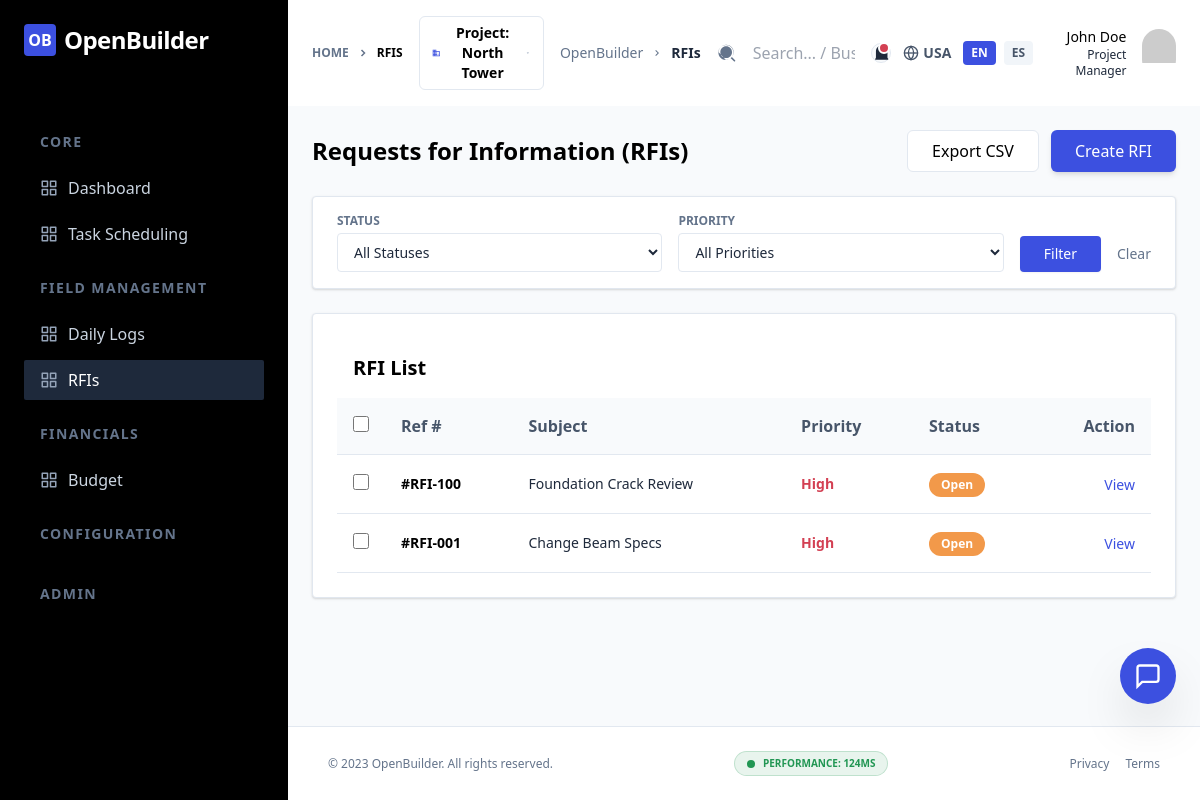
The app's page /?page=rfis&lang=en (signed in) with its own data.
### tables this page shows
CREATE TABLE rfis (
            id INTEGER PRIMARY KEY AUTOINCREMENT,
            ref_number TEXT NOT NULL,
            subject TEXT NOT NULL,
            status TEXT NOT NULL DEFAULT 'Open',
            priority TEXT NOT NULL DEFAULT 'Medium',
            due_date TEXT NOT NULL
        );

### src/app.php (called while the page is built, shortened)
<?php
function paginate_results($pdo, $query, $params = [], $per_page = 5) {
    $p = max(1, (int)($_GET['p'] ?? 1));
    $offset = ($p - 1) * $per_page;
    $count_query = preg_replace('/SELECT (.*) FROM/i', 'SELECT COUNT(*) FROM', $query);
    $count_query = preg_replace('/ORDER BY (.*)/i', '', $count_query);
    $stmt = $pdo->prepare($count_query);
    $stmt->execute($params);
    $total_items = $stmt->fetchColumn();
    $total_pages = ceil($total_items / $per_page);
    $paged_query = $query . " LIMIT :limit OFFSET :offset";
    $stmt = $pdo->prepare($paged_query);
    $stmt->bindValue(':limit', $per_page, PDO::PARAM_INT);
    $stmt->bindValue(':offset', $offset, PDO::PARAM_INT);
    $stmt->execute();
    return [
        'items' => $stmt->fetchAll(PDO::FETCH_ASSOC),
        'total_pages' => $total_pages,
        'current_page' => $p,
        'total_items' => $total_items
    ];
}

### templates/rfis.php (the view, shortened to what this page needs)
<?php
$query = "SELECT * FROM rfis WHERE 1=1";
$params = [];
$query .= " ORDER BY id DESC";
$pagination = paginate_results($pdo, $query, $params, 5);
$rfis = $pagination['items'];
function get_status_class($status) {
    switch ($status) {
        case 'Open': return 'bg-warning text-white';
    }
}
function get_priority_class($priority) {
    switch ($priority) {
        case 'High': return 'text-danger font-bold';
    }
}
?>
<div class="mb-6 flex flex-col gap-3 sm:flex-row sm:items-center sm:justify-between">
    <h2 class="text-2xl font-bold text-black">
        <?php echo $lang === 'es' ? 'Solicitudes de Información (RFIs)' : 'Requests for Information (RFIs)'; ?>
    </h2>
    <div class="flex gap-3">
        <a href="?action=export_rfis&lang=<?php echo $lang; ?>" class="inline-flex items-center justify-center rounded-md border border-stroke bg-white py-2 px-6 text-center font-medium text-black hover:shadow-md transition-all">
            <?php echo $lang === 'es' ? 'Exportar CSV' : 'Export CSV'; ?>
        </a>
        <a href="?page=create_rfi&lang=<?php echo $lang; ?>" class="inline-flex items-center justify-center rounded-md bg-primary py-2 px-6 text-center font-medium text-white hover:bg-opacity-90 shadow-md transition-all active:scale-95">
            <?php echo $lang === 'es' ? 'Crear RFI' : 'Create RFI'; ?>
        </a>
    </div>
</div>
<div class="card mb-6 py-4">
    <form action="index.php" method="GET" class="flex flex-wrap items-end gap-4">
        <div class="flex-1 min-w-[200px]">
            <label class="block text-xs font-bold text-slate-500 uppercase mb-1"><?php echo $lang === 'es' ? 'Estado' : 'Status'; ?></label>
            <select name="status" class="w-full rounded border border-stroke bg-white py-2 px-3 text-sm focus:border-primary outline-none">
                <option value=""><?php echo $lang === 'es' ? 'Todos los Estados' : 'All Statuses'; ?></option>
            </select>
        </div>
        <div class="flex-1 min-w-[200px]">
            <label class="block text-xs font-bold text-slate-500 uppercase mb-1"><?php echo $lang === 'es' ? 'Prioridad' : 'Priority'; ?></label>
            <select name="priority" class="w-full rounded border border-stroke bg-white py-2 px-3 text-sm focus:border-primary outline-none">
                <option value=""><?php echo $lang === 'es' ? 'Todas las Prioridades' : 'All Priorities'; ?></option>
            </select>
        </div>
        <button type="submit" class="bg-primary text-white py-2 px-6 rounded text-sm font-medium hover:bg-opacity-90 shadow-sm transition-all">
            <?php echo $lang === 'es' ? 'Filtrar' : 'Filter'; ?>
        </button>
        <a href="?page=rfis&lang=<?php echo $lang; ?>" class="text-slate-500 text-sm py-2 hover:underline">
            <?php echo $lang === 'es' ? 'Limpiar' : 'Clear'; ?>
        </a>
    </form>
</div>
<div class="card overflow-hidden">
    <div class="mb-4 px-4 pt-4">
        <h4 class="text-xl font-bold text-black">
            <?php echo $lang === 'es' ? 'Lista de RFIs' : 'RFI List'; ?>
        </h4>
    </div>
    <div class="overflow-x-auto">
        <table class="w-full text-left border-collapse">
            <thead>
                <tr class="bg-slate-50 border-b border-stroke">
                    <th class="py-4 px-4 w-10">
                        <input type="checkbox" id="select-all" class="h-4 w-4 rounded border-stroke text-primary focus:ring-primary">
                    </th>
                    <th class="py-4 px-4 font-semibold text-slate-600"><?php echo $lang === 'es' ? 'Referencia' : 'Ref #'; ?></th>
                    <th class="py-4 px-4 font-semibold text-slate-600"><?php echo $lang === 'es' ? 'Asunto' : 'Subject'; ?></th>
                    <th class="py-4 px-4 font-semibold text-slate-600 hidden sm:table-cell"><?php echo $lang === 'es' ? 'Prioridad' : 'Priority'; ?></th>
                    <th class="py-4 px-4 font-semibold text-slate-600"><?php echo $lang === 'es' ? 'Estado' : 'Status'; ?></th>
                    <th class="py-4 px-4 font-semibold text-slate-600 text-right"><?php echo $lang === 'es' ? 'Acción' : 'Action'; ?></th>
                </tr>
            </thead>
            <tbody>
                <?php foreach ($rfis as $rfi): ?>
                <tr class="border-b border-stroke hover:bg-slate-50 transition-colors">
                    <td class="py-4 px-4">
                        <input type="checkbox" class="rfi-checkbox h-4 w-4 rounded border-stroke text-primary focus:ring-primary">
                    </td>
                    <td class="py-4 px-4 text-sm font-bold text-black">#<?php echo htmlspecialchars($rfi['ref_number']); ?></td>
                    <td class="py-4 px-4 text-sm"><?php echo htmlspecialchars($rfi['subject']); ?></td>
                    <td class="py-4 px-4 text-sm hidden sm:table-cell">
                        <span class="<?php echo get_priority_class($rfi['priority']); ?>">
                            <?php echo htmlspecialchars($rfi['priority']); ?>
                        </span>
                    </td>
                    <td class="py-4 px-4">
                        <span class="inline-flex rounded-full py-1 px-3 text-xs font-bold <?php echo get_status_class($rfi['status']); ?>">
                            <?php echo htmlspecialchars($rfi['status']); ?>
                        </span>
                    </td>
                    <td class="py-4 px-4 text-right">
                        <a href="?page=view_rfi&id=<?php echo $rfi['id']; ?>&lang=<?php echo $lang; ?>" class="text-primary hover:underline text-sm font-medium"><?php echo $lang === 'es' ? 'Ver' : 'View'; ?></a>
                    </td>
                </tr>
                <?php endforeach; ?>
            </tbody>
        </table>
    </div>
</div>

### public/css/variables.css (style rules this page uses)
:root { --color-primary: hsl(231, 74%, 56%); --color-primary-dark: hsl(231, 74%, 46%); --color-danger-light: hsl(0, 75%, 96%); --bg-body: hsl(210, 20%, 98%); --bg-card: hsl(0, 0%, 100%); --text-main: hsl(210, 20%, 15%); --text-muted: hsl(210, 10%, 45%); }
:root { --primary: hsl(230, 70%, 55%); --primary-dark: hsl(230, 70%, 45%); --secondary: hsl(200, 15%, 43%); --accent: hsl(35, 90%, 55%); --success: hsl(150, 60%, 45%); --warning: hsl(35, 90%, 55%); --danger: hsl(0, 75%, 60%); --color-success: hsl(145, 63%, 36%); --color-warning: hsl(28, 87%, 62%); --color-danger: hsl(352, 63%, 54%); --color-body-bg: hsl(210, 40%, 96%); --color-text-main: hsl(215, 25%, 27%); --color-text-muted: hsl(215, 16%, 47%); --color-stroke: hsl(214, 32%, 91%); --color-white: hsl(0, 0%, 100%); --color-black: hsl(222, 47%, 11%); --glass-bg: hsla(0, 0%, 100%, 0.7); --glass-border: hsla(0, 0%, 100%, 0.3); --glass-blur: 10px; --space-1: 0.25rem; --space-2: 0.5rem; --space-3: 0.75rem; --space-4: 1rem; --space-6: 1.5rem; --space-8: 2rem; --space-10: 2.5rem; --shadow-sm: 0 1px 2px 0 rgba(0, 0, 0, 0.05); --shadow-default: 0 1px 3px 0 rgba(0, 0, 0, 0.1), 0 1px 2px 0 rgba(0, 0, 0, 0.06); --shadow-md: 0 4px 6px -1px rgba(0, 0, 0, 0.1), 0 2px 4px -1px rgba(0, 0, 0, 0.06); }

### public/css/base.css (style rules this page uses)
* { margin: 0; padding: 0; box-sizing: border-box; }
body { background-color: var(--color-body-bg); color: var(--color-text-main); font-family: 'Inter', -apple-system, BlinkMacSystemFont, "Segoe UI", Roboto, sans-serif; line-height: 1.5; }
h1, h2, h3, h4, h5, h6 { color: var(--color-black); font-weight: 700; }
a { color: var(--color-primary); text-decoration: none; transition: color 0.3s ease; }
.card { background: var(--color-white); border: 1px solid var(--color-stroke); border-radius: var(--space-1); padding: var(--space-6); box-shadow: var(--shadow-default); }

### records on screen
rfis: ref_number "RFI-100", subject "Foundation Crack Review", priority "High", status "Open"
rfis: ref_number "RFI-001", subject "Change Beam Specs", priority "High", status "Open"

### other values on screen
$group['group_en'] "CORE"
$item['name_en'] "Dashboard"
$item['name_en'] "Task Scheduling"
$group['group_en'] "FIELD MANAGEMENT"
$item['name_en'] "Daily Logs"
$item['name_en'] "RFIs"
$group['group_en'] "FINANCIALS"
$item['name_en'] "Budget"
$group['group_en'] "CONFIGURATION"
$group['group_en'] "ADMIN"
str_replace('_', ' ', $page) "RFIS"
$page_titles[$page][$lang] "RFIs"
$region "USA"
